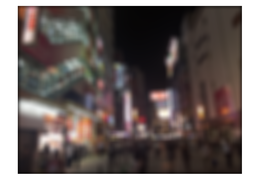
%> input picture gaussian.png, 260 x 187 px, shrunk from 1972 x 1420 before the run, given in place of test.jpg, which was not available
$ octave circular_dof.m   (GNU Octave 9; MATLAB toolbox functions it lacks are replaced by stand-ins)
%> lines starting %> are read from the running program, lines starting %| are printed output that depends on the picture; pictures that were not available may be replaced by others from this repository, and a replacement may not be noted
### convrgb.m
function out = convrgb(img, kernelP, cfg)
%> called with cfg = 'same'
kernel = gpuArray(kernelP);
redChannel = gpuArray(img(:, :, 1));
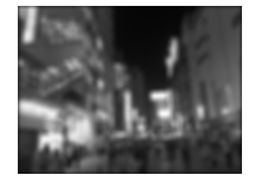
%> redChannel: size 187x260 double; min 0, max 1, mean 0.458
greenChannel = gpuArray(img(:, :, 2));
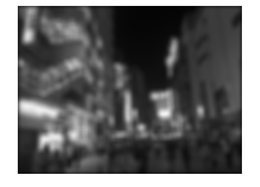
%> greenChannel: size 187x260 double; min 0, max 1, mean 0.423
blueChannel = gpuArray(img(:, :, 3));

r = conv2(double(redChannel), kernel, cfg);
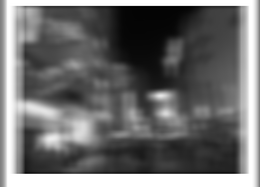
%> r: size 187x260 double; min 0.573, max 73, mean 32.3; drawn with min black and max white
g = conv2(double(greenChannel), kernel, cfg);
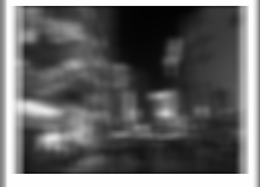
%> g: size 187x260 double; min 0.4, max 73, mean 29.7; drawn with min black and max white
b = conv2(double(blueChannel), kernel, cfg);

out(:,:,1) = r;
out(:,:,2) = g;
out(:,:,3) = b;
%> (the rest of the program and of its run is left out)
